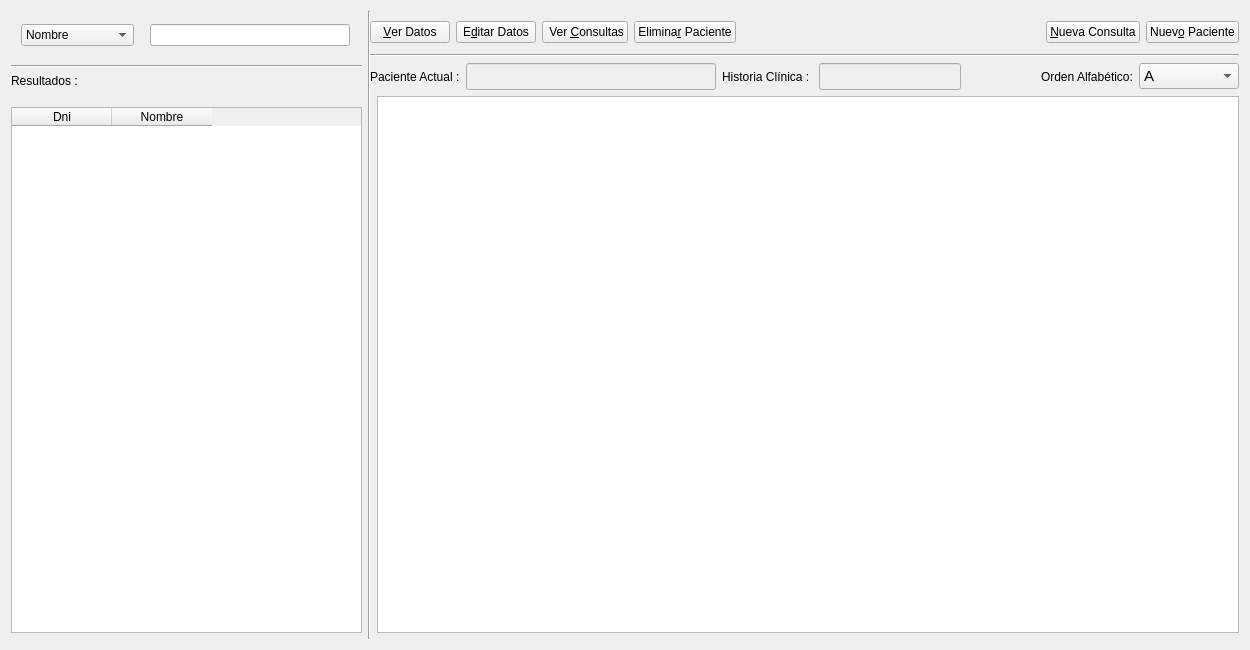
<?xml version="1.0" encoding="UTF-8"?>
<ui version="4.0">
 <class>paciente_ui</class>
 <widget class="QWidget" name="paciente_ui">
  <property name="geometry">
   <rect>
    <x>0</x>
    <y>0</y>
    <width>1250</width>
    <height>650</height>
   </rect>
  </property>
  <property name="windowTitle">
   <string>Form</string>
  </property>
  <layout class="QGridLayout" name="gridLayout_6">
   <item row="3" column="2" colspan="2">
    <layout class="QGridLayout" name="gridLayout_5">
     <item row="0" column="0">
      <widget class="QLabel" name="label_6">
       <property name="sizePolicy">
        <sizepolicy hsizetype="Fixed" vsizetype="Preferred">
         <horstretch>0</horstretch>
         <verstretch>0</verstretch>
        </sizepolicy>
       </property>
       <property name="text">
        <string>Paciente Actual :</string>
       </property>
      </widget>
     </item>
     <item row="0" column="1">
      <widget class="QLineEdit" name="lineEdit_fichaCurrentPatient">
       <property name="enabled">
        <bool>false</bool>
       </property>
       <property name="sizePolicy">
        <sizepolicy hsizetype="Fixed" vsizetype="Fixed">
         <horstretch>0</horstretch>
         <verstretch>0</verstretch>
        </sizepolicy>
       </property>
       <property name="minimumSize">
        <size>
         <width>250</width>
         <height>0</height>
        </size>
       </property>
       <property name="maximumSize">
        <size>
         <width>120</width>
         <height>16777215</height>
        </size>
       </property>
       <property name="font">
        <font>
         <pointsize>12</pointsize>
        </font>
       </property>
      </widget>
     </item>
     <item row="0" column="3">
      <widget class="QLabel" name="label_8">
       <property name="sizePolicy">
        <sizepolicy hsizetype="Fixed" vsizetype="Preferred">
         <horstretch>0</horstretch>
         <verstretch>0</verstretch>
        </sizepolicy>
       </property>
       <property name="text">
        <string>Historia Clínica : </string>
       </property>
      </widget>
     </item>
     <item row="0" column="4">
      <widget class="QLineEdit" name="lineEdit_CurrentPatient">
       <property name="enabled">
        <bool>false</bool>
       </property>
       <property name="sizePolicy">
        <sizepolicy hsizetype="Fixed" vsizetype="Fixed">
         <horstretch>0</horstretch>
         <verstretch>0</verstretch>
        </sizepolicy>
       </property>
       <property name="minimumSize">
        <size>
         <width>120</width>
         <height>0</height>
        </size>
       </property>
       <property name="maximumSize">
        <size>
         <width>250</width>
         <height>16777215</height>
        </size>
       </property>
       <property name="font">
        <font>
         <pointsize>12</pointsize>
        </font>
       </property>
      </widget>
     </item>
     <item row="0" column="6">
      <spacer name="horizontalSpacer_5">
       <property name="orientation">
        <enum>Qt::Horizontal</enum>
       </property>
       <property name="sizeHint" stdset="0">
        <size>
         <width>40</width>
         <height>20</height>
        </size>
       </property>
      </spacer>
     </item>
     <item row="0" column="8">
      <widget class="QComboBox" name="comboBox">
       <property name="enabled">
        <bool>true</bool>
       </property>
       <property name="minimumSize">
        <size>
         <width>100</width>
         <height>0</height>
        </size>
       </property>
       <property name="font">
        <font>
         <pointsize>11</pointsize>
        </font>
       </property>
       <item>
        <property name="text">
         <string>A</string>
        </property>
       </item>
       <item>
        <property name="text">
         <string>B</string>
        </property>
       </item>
       <item>
        <property name="text">
         <string>C</string>
        </property>
       </item>
       <item>
        <property name="text">
         <string>D</string>
        </property>
       </item>
       <item>
        <property name="text">
         <string>E</string>
        </property>
       </item>
       <item>
        <property name="text">
         <string>F</string>
        </property>
       </item>
       <item>
        <property name="text">
         <string>G</string>
        </property>
       </item>
       <item>
        <property name="text">
         <string>H</string>
        </property>
       </item>
       <item>
        <property name="text">
         <string>I</string>
        </property>
       </item>
       <item>
        <property name="text">
         <string>J</string>
        </property>
       </item>
       <item>
        <property name="text">
         <string>K</string>
        </property>
       </item>
       <item>
        <property name="text">
         <string>L</string>
        </property>
       </item>
       <item>
        <property name="text">
         <string>M</string>
        </property>
       </item>
       <item>
        <property name="text">
         <string>N</string>
        </property>
       </item>
       <item>
        <property name="text">
         <string>Ñ</string>
        </property>
       </item>
       <item>
        <property name="text">
         <string>O</string>
        </property>
       </item>
       <item>
        <property name="text">
         <string>P</string>
        </property>
       </item>
       <item>
        <property name="text">
         <string>Q</string>
        </property>
       </item>
       <item>
        <property name="text">
         <string>R</string>
        </property>
       </item>
       <item>
        <property name="text">
         <string>S</string>
        </property>
       </item>
       <item>
        <property name="text">
         <string>T</string>
        </property>
       </item>
       <item>
        <property name="text">
         <string>U</string>
        </property>
       </item>
       <item>
        <property name="text">
         <string>V</string>
        </property>
       </item>
       <item>
        <property name="text">
         <string>W</string>
        </property>
       </item>
       <item>
        <property name="text">
         <string>X</string>
        </property>
       </item>
       <item>
        <property name="text">
         <string>Y</string>
        </property>
       </item>
       <item>
        <property name="text">
         <string>Z</string>
        </property>
       </item>
      </widget>
     </item>
     <item row="0" column="7">
      <widget class="QLabel" name="label">
       <property name="text">
        <string>Orden Alfabético:</string>
       </property>
      </widget>
     </item>
    </layout>
   </item>
   <item row="5" column="2" colspan="2">
    <layout class="QHBoxLayout" name="horizontalLayout"/>
   </item>
   <item row="0" column="0" rowspan="5">
    <layout class="QGridLayout" name="gridLayout_3">
     <item row="0" column="0">
      <spacer name="horizontalSpacer_3">
       <property name="orientation">
        <enum>Qt::Horizontal</enum>
       </property>
       <property name="sizeType">
        <enum>QSizePolicy::Minimum</enum>
       </property>
       <property name="sizeHint" stdset="0">
        <size>
         <width>351</width>
         <height>13</height>
        </size>
       </property>
      </spacer>
     </item>
     <item row="1" column="0">
      <layout class="QGridLayout" name="gridLayout">
       <item row="0" column="0">
        <widget class="QComboBox" name="comboBox_search">
         <property name="sizePolicy">
          <sizepolicy hsizetype="Fixed" vsizetype="Fixed">
           <horstretch>0</horstretch>
           <verstretch>0</verstretch>
          </sizepolicy>
         </property>
         <property name="minimumSize">
          <size>
           <width>0</width>
           <height>0</height>
          </size>
         </property>
         <item>
          <property name="text">
           <string>Nombre</string>
          </property>
         </item>
         <item>
          <property name="text">
           <string>Historia Clínica</string>
          </property>
         </item>
         <item>
          <property name="text">
           <string>Dni</string>
          </property>
         </item>
        </widget>
       </item>
       <item row="0" column="1">
        <widget class="QLineEdit" name="lineEdit_PacienteSearch">
         <property name="sizePolicy">
          <sizepolicy hsizetype="Fixed" vsizetype="Fixed">
           <horstretch>0</horstretch>
           <verstretch>0</verstretch>
          </sizepolicy>
         </property>
         <property name="minimumSize">
          <size>
           <width>200</width>
           <height>0</height>
          </size>
         </property>
         <property name="maximumSize">
          <size>
           <width>200</width>
           <height>16777215</height>
          </size>
         </property>
        </widget>
       </item>
       <item row="1" column="1">
        <spacer name="verticalSpacer">
         <property name="orientation">
          <enum>Qt::Vertical</enum>
         </property>
         <property name="sizeType">
          <enum>QSizePolicy::Fixed</enum>
         </property>
         <property name="sizeHint" stdset="0">
          <size>
           <width>20</width>
           <height>13</height>
          </size>
         </property>
        </spacer>
       </item>
      </layout>
     </item>
     <item row="2" column="0">
      <widget class="Line" name="line_2">
       <property name="sizePolicy">
        <sizepolicy hsizetype="Preferred" vsizetype="Fixed">
         <horstretch>0</horstretch>
         <verstretch>0</verstretch>
        </sizepolicy>
       </property>
       <property name="orientation">
        <enum>Qt::Horizontal</enum>
       </property>
      </widget>
     </item>
     <item row="3" column="0">
      <layout class="QGridLayout" name="gridLayout_2">
       <item row="0" column="0">
        <widget class="QLabel" name="label_4">
         <property name="sizePolicy">
          <sizepolicy hsizetype="Fixed" vsizetype="Fixed">
           <horstretch>0</horstretch>
           <verstretch>0</verstretch>
          </sizepolicy>
         </property>
         <property name="text">
          <string>Resultados :</string>
         </property>
        </widget>
       </item>
       <item row="1" column="0">
        <spacer name="verticalSpacer_2">
         <property name="orientation">
          <enum>Qt::Vertical</enum>
         </property>
         <property name="sizeType">
          <enum>QSizePolicy::Fixed</enum>
         </property>
         <property name="sizeHint" stdset="0">
          <size>
           <width>20</width>
           <height>13</height>
          </size>
         </property>
        </spacer>
       </item>
       <item row="3" column="0">
        <widget class="QTableWidget" name="tableWidget_result">
         <property name="sizePolicy">
          <sizepolicy hsizetype="Expanding" vsizetype="Expanding">
           <horstretch>0</horstretch>
           <verstretch>0</verstretch>
          </sizepolicy>
         </property>
         <property name="maximumSize">
          <size>
           <width>351</width>
           <height>16777215</height>
          </size>
         </property>
         <property name="sortingEnabled">
          <bool>true</bool>
         </property>
         <column>
          <property name="text">
           <string>Dni</string>
          </property>
         </column>
         <column>
          <property name="text">
           <string>Nombre</string>
          </property>
         </column>
        </widget>
       </item>
      </layout>
     </item>
    </layout>
   </item>
   <item row="2" column="2" colspan="2">
    <widget class="Line" name="line_4">
     <property name="orientation">
      <enum>Qt::Horizontal</enum>
     </property>
    </widget>
   </item>
   <item row="1" column="2" colspan="2">
    <layout class="QGridLayout" name="gridLayout_4">
     <item row="0" column="0">
      <widget class="QPushButton" name="verDatos_paciente">
       <property name="sizePolicy">
        <sizepolicy hsizetype="Fixed" vsizetype="Fixed">
         <horstretch>0</horstretch>
         <verstretch>0</verstretch>
        </sizepolicy>
       </property>
       <property name="text">
        <string>&amp;Ver Datos</string>
       </property>
       <property name="icon">
        <iconset resource="rc.qrc">
         <normaloff>:/new/preferences-contact-list.png</normaloff>:/new/preferences-contact-list.png</iconset>
       </property>
       <property name="iconSize">
        <size>
         <width>20</width>
         <height>20</height>
        </size>
       </property>
      </widget>
     </item>
     <item row="0" column="1">
      <widget class="QPushButton" name="pushButton_editarDatos">
       <property name="sizePolicy">
        <sizepolicy hsizetype="Fixed" vsizetype="Fixed">
         <horstretch>0</horstretch>
         <verstretch>0</verstretch>
        </sizepolicy>
       </property>
       <property name="text">
        <string>E&amp;ditar Datos</string>
       </property>
       <property name="icon">
        <iconset resource="rc.qrc">
         <normaloff>:/new/sign-up.png</normaloff>:/new/sign-up.png</iconset>
       </property>
       <property name="iconSize">
        <size>
         <width>20</width>
         <height>20</height>
        </size>
       </property>
      </widget>
     </item>
     <item row="0" column="2">
      <widget class="QPushButton" name="verConsultas_paciente">
       <property name="sizePolicy">
        <sizepolicy hsizetype="Fixed" vsizetype="Fixed">
         <horstretch>0</horstretch>
         <verstretch>0</verstretch>
        </sizepolicy>
       </property>
       <property name="text">
        <string> Ver &amp;Consultas</string>
       </property>
       <property name="icon">
        <iconset resource="rc.qrc">
         <normaloff>:/new/distributor-report.png</normaloff>:/new/distributor-report.png</iconset>
       </property>
       <property name="iconSize">
        <size>
         <width>20</width>
         <height>20</height>
        </size>
       </property>
      </widget>
     </item>
     <item row="0" column="3">
      <widget class="QPushButton" name="eliminar_paciente">
       <property name="sizePolicy">
        <sizepolicy hsizetype="Fixed" vsizetype="Fixed">
         <horstretch>0</horstretch>
         <verstretch>0</verstretch>
        </sizepolicy>
       </property>
       <property name="text">
        <string>Elimina&amp;r Paciente</string>
       </property>
       <property name="icon">
        <iconset resource="rc.qrc">
         <normaloff>:/new/Remove-Male-User.png</normaloff>:/new/Remove-Male-User.png</iconset>
       </property>
       <property name="iconSize">
        <size>
         <width>20</width>
         <height>20</height>
        </size>
       </property>
      </widget>
     </item>
     <item row="0" column="4">
      <spacer name="horizontalSpacer_4">
       <property name="orientation">
        <enum>Qt::Horizontal</enum>
       </property>
       <property name="sizeType">
        <enum>QSizePolicy::Expanding</enum>
       </property>
       <property name="sizeHint" stdset="0">
        <size>
         <width>228</width>
         <height>31</height>
        </size>
       </property>
      </spacer>
     </item>
     <item row="0" column="5">
      <widget class="QPushButton" name="newConsulta_paciente">
       <property name="sizePolicy">
        <sizepolicy hsizetype="Fixed" vsizetype="Fixed">
         <horstretch>0</horstretch>
         <verstretch>0</verstretch>
        </sizepolicy>
       </property>
       <property name="text">
        <string>&amp;Nueva Consulta</string>
       </property>
       <property name="icon">
        <iconset resource="rc.qrc">
         <normaloff>:/new/sign-up.png</normaloff>:/new/sign-up.png</iconset>
       </property>
       <property name="iconSize">
        <size>
         <width>20</width>
         <height>20</height>
        </size>
       </property>
      </widget>
     </item>
     <item row="0" column="6">
      <widget class="QPushButton" name="newPaciente_paciente">
       <property name="sizePolicy">
        <sizepolicy hsizetype="Fixed" vsizetype="Fixed">
         <horstretch>0</horstretch>
         <verstretch>0</verstretch>
        </sizepolicy>
       </property>
       <property name="text">
        <string>Nuev&amp;o Paciente</string>
       </property>
       <property name="icon">
        <iconset resource="rc.qrc">
         <normaloff>:/new/Add-Male-User.png</normaloff>:/new/Add-Male-User.png</iconset>
       </property>
       <property name="iconSize">
        <size>
         <width>20</width>
         <height>20</height>
        </size>
       </property>
      </widget>
     </item>
    </layout>
   </item>
   <item row="0" column="1" rowspan="6" colspan="2">
    <widget class="Line" name="line_3">
     <property name="sizePolicy">
      <sizepolicy hsizetype="Fixed" vsizetype="Expanding">
       <horstretch>0</horstretch>
       <verstretch>0</verstretch>
      </sizepolicy>
     </property>
     <property name="orientation">
      <enum>Qt::Vertical</enum>
     </property>
    </widget>
   </item>
   <item row="4" column="3">
    <widget class="QTableView" name="tableView_ListaPacientes1"/>
   </item>
  </layout>
 </widget>
 <resources>
  <include location="rc.qrc"/>
 </resources>
 <connections/>
</ui>
